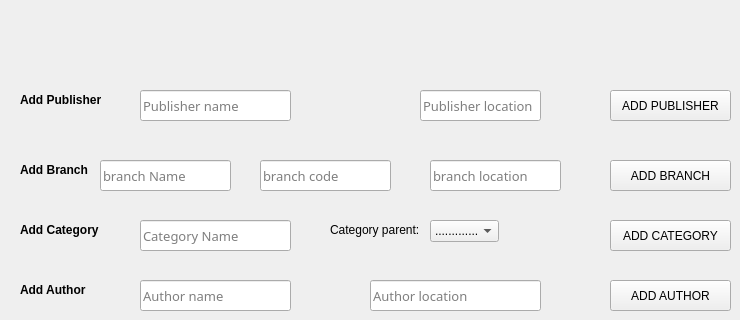
    <widget class="QWidget" name="tab_4">
     <attribute name="title">
      <string>Add Data</string>
     </attribute>
     <widget class="QLineEdit" name="lineEdit_7">
      <property name="geometry">
       <rect>
        <x>140</x>
        <y>90</y>
        <width>151</width>
        <height>31</height>
       </rect>
      </property>
      <property name="font">
       <font>
        <family>Microsoft YaHei Light</family>
        <pointsize>10</pointsize>
       </font>
      </property>
      <property name="placeholderText">
       <string>Publisher name</string>
      </property>
     </widget>
     <widget class="QLineEdit" name="lineEdit_9">
      <property name="geometry">
       <rect>
        <x>420</x>
        <y>90</y>
        <width>121</width>
        <height>31</height>
       </rect>
      </property>
      <property name="font">
       <font>
        <family>Microsoft YaHei Light</family>
        <pointsize>10</pointsize>
       </font>
      </property>
      <property name="placeholderText">
       <string>Publisher location</string>
      </property>
     </widget>
     <widget class="QLabel" name="label_33">
      <property name="geometry">
       <rect>
        <x>20</x>
        <y>90</y>
        <width>91</width>
        <height>20</height>
       </rect>
      </property>
      <property name="font">
       <font>
        <family>MS Shell Dlg 2</family>
        <pointsize>9</pointsize>
        <weight>75</weight>
        <bold>true</bold>
       </font>
      </property>
      <property name="text">
       <string>Add Publisher</string>
      </property>
     </widget>
     <widget class="QLabel" name="label_34">
      <property name="geometry">
       <rect>
        <x>20</x>
        <y>280</y>
        <width>111</width>
        <height>20</height>
       </rect>
      </property>
      <property name="font">
       <font>
        <family>MS Shell Dlg 2</family>
        <pointsize>9</pointsize>
        <weight>75</weight>
        <bold>true</bold>
       </font>
      </property>
      <property name="text">
       <string>Add Author</string>
      </property>
     </widget>
     <widget class="QLabel" name="label_35">
      <property name="geometry">
       <rect>
        <x>20</x>
        <y>220</y>
        <width>101</width>
        <height>20</height>
       </rect>
      </property>
      <property name="font">
       <font>
        <family>MS Shell Dlg 2</family>
        <pointsize>9</pointsize>
        <weight>75</weight>
        <bold>true</bold>
       </font>
      </property>
      <property name="text">
       <string>Add Category</string>
      </property>
     </widget>
     <widget class="QLineEdit" name="lineEdit_11">
      <property name="geometry">
       <rect>
        <x>370</x>
        <y>280</y>
        <width>171</width>
        <height>31</height>
       </rect>
      </property>
      <property name="font">
       <font>
        <family>Microsoft YaHei Light</family>
        <pointsize>10</pointsize>
       </font>
      </property>
      <property name="placeholderText">
       <string>Author location</string>
      </property>
     </widget>
     <widget class="QLineEdit" name="lineEdit_28">
      <property name="geometry">
       <rect>
        <x>140</x>
        <y>220</y>
        <width>151</width>
        <height>31</height>
       </rect>
      </property>
      <property name="font">
       <font>
        <family>Microsoft YaHei Light</family>
        <pointsize>10</pointsize>
       </font>
      </property>
      <property name="placeholderText">
       <string>Category Name</string>
      </property>
     </widget>
     <widget class="QComboBox" name="comboBox_17">
      <property name="geometry">
       <rect>
        <x>430</x>
        <y>220</y>
        <width>69</width>
        <height>22</height>
       </rect>
      </property>
      <item>
       <property name="text">
        <string>................</string>
       </property>
      </item>
     </widget>
     <widget class="QLabel" name="label_36">
      <property name="geometry">
       <rect>
        <x>330</x>
        <y>220</y>
        <width>91</width>
        <height>20</height>
       </rect>
      </property>
      <property name="font">
       <font>
        <family>MS Shell Dlg 2</family>
        <pointsize>9</pointsize>
        <weight>50</weight>
        <bold>false</bold>
       </font>
      </property>
      <property name="text">
       <string>Category parent:</string>
      </property>
     </widget>
     <widget class="QPushButton" name="pushButton_25">
      <property name="geometry">
       <rect>
        <x>610</x>
        <y>220</y>
        <width>121</width>
        <height>31</height>
       </rect>
      </property>
      <property name="text">
       <string>ADD CATEGORY</string>
      </property>
     </widget>
     <widget class="QPushButton" name="pushButton_26">
      <property name="geometry">
       <rect>
        <x>610</x>
        <y>280</y>
        <width>121</width>
        <height>31</height>
       </rect>
      </property>
      <property name="text">
       <string>ADD AUTHOR</string>
      </property>
     </widget>
     <widget class="QPushButton" name="pushButton_27">
      <property name="geometry">
       <rect>
        <x>610</x>
        <y>90</y>
        <width>121</width>
        <height>31</height>
       </rect>
      </property>
      <property name="text">
       <string>ADD PUBLISHER</string>
      </property>
     </widget>
     <widget class="QLabel" name="label_37">
      <property name="geometry">
       <rect>
        <x>20</x>
        <y>160</y>
        <width>91</width>
        <height>20</height>
       </rect>
      </property>
      <property name="font">
       <font>
        <family>MS Shell Dlg 2</family>
        <pointsize>9</pointsize>
        <weight>75</weight>
        <bold>true</bold>
       </font>
      </property>
      <property name="text">
       <string>Add Branch</string>
      </property>
     </widget>
     <widget class="QLineEdit" name="lineEdit_29">
      <property name="geometry">
       <rect>
        <x>430</x>
        <y>160</y>
        <width>131</width>
        <height>31</height>
       </rect>
      </property>
      <property name="font">
       <font>
        <family>Microsoft YaHei Light</family>
        <pointsize>10</pointsize>
       </font>
      </property>
      <property name="placeholderText">
       <string>branch location</string>
      </property>
     </widget>
     <widget class="QLineEdit" name="lineEdit_30">
      <property name="geometry">
       <rect>
        <x>260</x>
        <y>160</y>
        <width>131</width>
        <height>31</height>
       </rect>
      </property>
      <property name="font">
       <font>
        <family>Microsoft YaHei Light</family>
        <pointsize>10</pointsize>
       </font>
      </property>
      <property name="placeholderText">
       <string>branch code</string>
      </property>
     </widget>
     <widget class="QLineEdit" name="lineEdit_31">
      <property name="geometry">
       <rect>
        <x>100</x>
        <y>160</y>
        <width>131</width>
        <height>31</height>
       </rect>
      </property>
      <property name="font">
       <font>
        <family>Microsoft YaHei Light</family>
        <pointsize>10</pointsize>
       </font>
      </property>
      <property name="placeholderText">
       <string>branch Name</string>
      </property>
     </widget>
     <widget class="QPushButton" name="pushButton_28">
      <property name="geometry">
       <rect>
        <x>610</x>
        <y>160</y>
        <width>121</width>
        <height>31</height>
       </rect>
      </property>
      <property name="text">
       <string>ADD BRANCH</string>
      </property>
     </widget>
     <widget class="QLineEdit" name="lineEdit_25">
      <property name="geometry">
       <rect>
        <x>140</x>
        <y>280</y>
        <width>151</width>
        <height>31</height>
       </rect>
      </property>
      <property name="font">
       <font>
        <family>Microsoft YaHei Light</family>
        <pointsize>10</pointsize>
       </font>
      </property>
      <property name="placeholderText">
       <string>Author name</string>
      </property>
     </widget>
    </widget>
